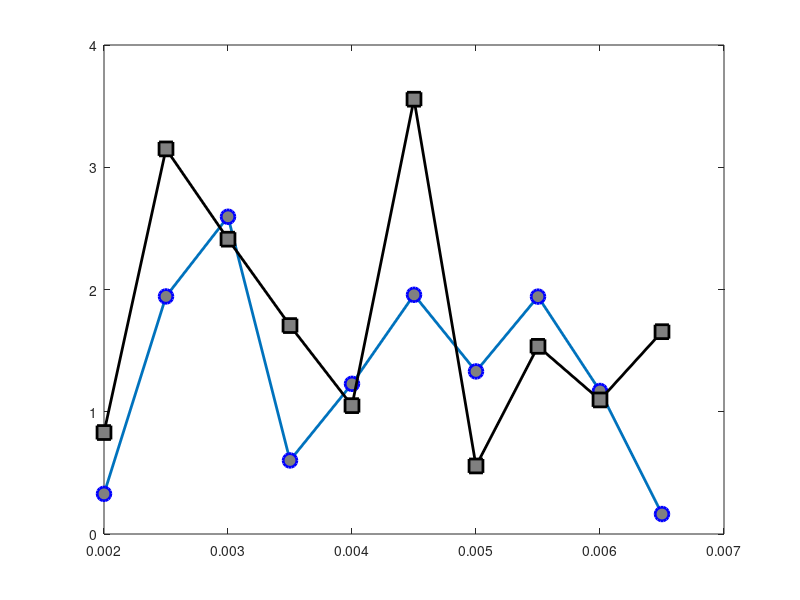

Source code (MATLAB): (Note: this script raises an error after producing the figure.)
x1=[0.328335
1.94333
2.595004
0.601665
1.228336
1.956663
1.33
1.94166
1.17
0.16334];
x2=[0.830001
3.150005
2.41167
1.704995
1.050001
3.55667
0.556666
1.535005
1.096664
1.655];
x4=[2.026667
3.33167
1.91833
0.976664
0.30667
2.785005
0.55167
1.478333
1.61666
1.451664];
y=0.002:0.0005:0.0065;
x1max=max(x1);
y1max=find(x1==x1max);
y1max=0.002+(y1max-1)*0.0005;
x2max=max(x2);
y2max=find(x2==x2max);
y2max=0.002+(y2max-1)*0.0005;
x4max=max(x4);
y4max=find(x4==x4max);
y4max=0.002+(y4max-1)*0.0005;
figure
plot(y,x1,'-o','LineWidth',2,...
    'MarkerSize',10,...
    'MarkerEdgeColor','b',...
    'MarkerFaceColor',[0.5,0.5,0.5])
hold on
plot(y,x2,'-ks','LineWidth',2,...
    'MarkerSize',10,...
    'MarkerEdgeColor','k',...
    'MarkerFaceColor',[0.5,0.5,0.5])
plot(y,x4,'-P','LineWidth',2,...
    'MarkerSize',10,...
    'MarkerEdgeColor','r',...
    'MarkerFaceColor',[0.5,0.5,0.5])
plot(y1max,x1max,'-^','LineWidth',2,...
    'MarkerSize',20,...
    'MarkerEdgeColor','r',...
    'MarkerFaceColor',[0.5,0.5,0.5])
plot(y2max,x2max,'-^','LineWidth',2,...
    'MarkerSize',20,...
    'MarkerEdgeColor','r',...
    'MarkerFaceColor',[0.5,0.5,0.5])
plot(y4max,x4max,'-^','LineWidth',2,...
    'MarkerSize',20,...
    'MarkerEdgeColor','r',...
    'MarkerFaceColor',[0.5,0.5,0.5])
legend('FMNIST-1','FMNIST-2','FMNIST-4','location','best')
xlabel('Delta','fontweight','bold','FontSize',16)
set(gca,'XTickLabelMode','auto')
ylabel('Gain(%)','fontweight','bold','FontSize',16)
set(gca,'XLim',[0.0025 0.0065])
%set(leg,'location','best')
ax = gca;
ax.FontSize = 16; 
fig = gcf;
fig.PaperPositionMode = 'auto'
fig_pos = fig.PaperPosition;
fig.PaperSize = [fig_pos(3) fig_pos(4)];
print(fig, 'FMNIST_Delta.pdf', '-dpdf')